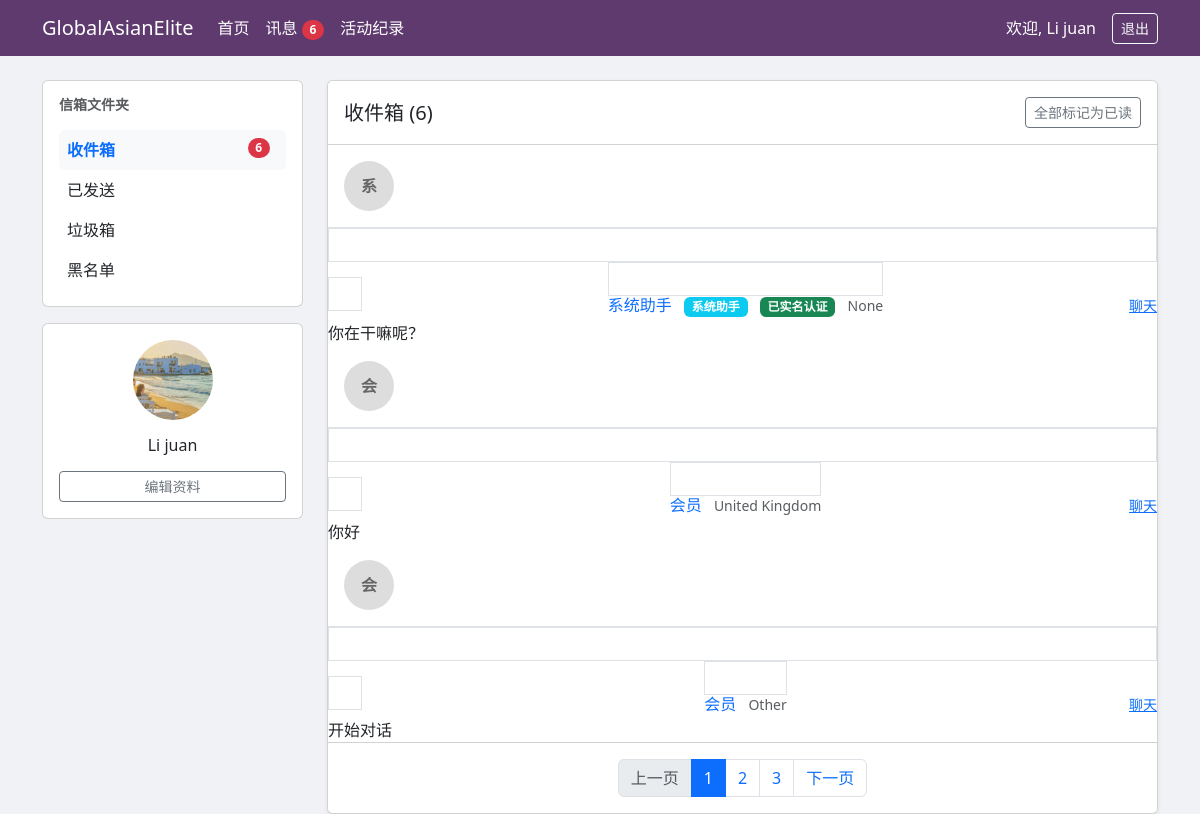
The app's page /messages (signed in) with its own data.
### tables this page shows
CREATE TABLE users (
                id INTEGER PRIMARY KEY AUTOINCREMENT,
                phone TEXT UNIQUE NOT NULL,
                password TEXT NOT NULL,
                gender TEXT,
                age_range TEXT,
                country TEXT,
                created_at TIMESTAMP DEFAULT CURRENT_TIMESTAMP
            , avatar_path TEXT, id_card_path TEXT, is_verified BOOLEAN DEFAULT 0, ip_address TEXT, name TEXT, dob TEXT, state TEXT, city TEXT, hair_color TEXT, eye_color TEXT, height TEXT, weight TEXT, marital_status TEXT, smoking TEXT, match_gender TEXT, match_age_min INTEGER, match_age_max INTEGER, asset_proof_path TEXT, is_ai BOOLEAN DEFAULT 0, last_active_at TIMESTAMP, status TEXT DEFAULT 'pending_upload');

CREATE TABLE messages (
                id INTEGER PRIMARY KEY AUTOINCREMENT,
                sender_id INTEGER NOT NULL,
                receiver_id INTEGER NOT NULL,
                content TEXT NOT NULL,
                created_at TIMESTAMP DEFAULT CURRENT_TIMESTAMP,
                read_at TIMESTAMP NULL
            );

### main.py (the view)
@app.get("/messages", response_class=HTMLResponse)
async def messages_page(request: Request):
    user_id = request.session.get("user_id")
    if not user_id:
        return RedirectResponse(url="/", status_code=303)
    async with aiosqlite.connect(DATABASE) as db:
        await db.execute("UPDATE users SET last_active_at = CURRENT_TIMESTAMP WHERE id = ?", (user_id,))
        await db.commit()
        db.row_factory = aiosqlite.Row
        async with db.execute("SELECT * FROM users WHERE id = ?", (user_id,)) as cursor:
            user = await cursor.fetchone()
        async with db.execute("SELECT id, name, country, avatar_path, is_verified, is_ai FROM users WHERE id != ? ORDER BY id DESC LIMIT 50", (user_id,)) as cursor:
            members = await cursor.fetchall()
        last_msgs = {}
        for m in members:
            async with db.execute(
                """
                SELECT content, created_at, sender_id FROM messages
                WHERE (sender_id = ? AND receiver_id = ?) OR (sender_id = ? AND receiver_id = ?)
                ORDER BY id DESC LIMIT 1
                """,
                (user_id, m["id"], m["id"], user_id)
            ) as cur:
                row = await cur.fetchone()
                last_msgs[m["id"]] = row
    return templates.TemplateResponse("messages.html", {"request": request, "user": user, "members": members, "last_msgs": last_msgs})

### templates/messages.html (shortened to what this page needs)
<!DOCTYPE html>
<html lang="zh-CN">
<head>
    <link href="https://cdn.jsdelivr.net/npm/bootstrap@5.3.0/dist/css/bootstrap.min.css" rel="stylesheet">
</head>
<body>
<nav class="navbar navbar-expand-lg mb-4">
    <div class="container">
        <a class="navbar-brand" href="/dashboard">GlobalAsianElite</a>
        <div class="collapse navbar-collapse">
            <ul class="navbar-nav me-auto">
                <li class="nav-item"><a class="nav-link" href="/dashboard">首页</a></li>
                <li class="nav-item"><a class="nav-link active" href="/messages">讯息 <span class="badge bg-danger rounded-pill">6</span></a></li>
                <li class="nav-item"><a class="nav-link" href="/activity">活动纪录</a></li>
            </ul>
            <span class="navbar-text text-white">
                欢迎, {{ user.name or '会员' }}
            </span>
            <a href="/logout" class="btn btn-outline-light btn-sm ms-3">退出</a>
        </div>
    </div>
</nav>
<div class="container">
    <div class="row">
        <div class="col-md-3">
            <div class="card mb-3">
                <div class="card-body">
                    <h6 class="card-title text-muted mb-3 text-uppercase small fw-bold">信箱文件夹</h6>
                    <div class="list-group list-group-flush">
                        <a href="#" class="list-group-item list-group-item-action active border-0 rounded ps-2 fw-bold text-primary bg-light">
                            收件箱 <span class="badge bg-danger float-end rounded-pill">6</span>
                        </a>
                        <a href="#" class="list-group-item list-group-item-action border-0 ps-2">已发送</a>
                        <a href="#" class="list-group-item list-group-item-action border-0 ps-2">垃圾箱</a>
                        <a href="#" class="list-group-item list-group-item-action border-0 ps-2">黑名单</a>
                    </div>
                </div>
            </div>
            <div class="card mb-3">
                <div class="card-body text-center">
                    {% if user.avatar_path %}
                    <img src="{{ user.avatar_path }}" class="rounded-circle mb-3" style="width: 80px; height: 80px; object-fit: cover;">
                    {% else %}
                    <div class="bg-secondary rounded-circle mb-3 mx-auto d-flex align-items-center justify-content-center" style="width: 80px; height: 80px; color: white; font-size: 1.5rem;">
                        {{ user.name[0] if user.name else '用' }}
                    </div>
                    {% endif %}
                    <h6 class="card-title">{{ user.name or '未设置昵称' }}</h6>
                    <div class="d-grid gap-2 mt-3">
                         <a href="/profile/edit" class="btn btn-outline-secondary btn-sm">编辑资料</a>
                    </div>
                </div>
            </div>
        </div>
        <div class="col-md-9">
            <div class="card shadow-sm">
                <div class="card-header bg-white py-3 d-flex justify-content-between align-items-center">
                    <h5 class="mb-0">收件箱 (6)</h5>
                    <div class="btn-group">
                         <button class="btn btn-outline-secondary btn-sm">全部标记为已读</button>
                    </div>
                </div>
                <div class="list-group list-group-flush">
                    {% for m in members %}
                    <a class="list-group-item message-item d-flex align-items-center p-3 text-decoration-none" href="/chat/{{ m['id'] }}">
                        <div class="me-3">
                            {% if m['avatar_path'] %}
                            <img src="{{ m['avatar_path'] }}" class="rounded-circle" style="width:50px;height:50px;object-fit:cover;">
                            {% else %}
                            <div class="avatar-placeholder">{{ (m['name'] or '会员')[:1] }}</div>
                        {% endif %}
                        </div>
                        <div class="flex-grow-1">
                            <div class="d-flex justify-content-between align-items-baseline">
                                <h6 class="mb-1 {{ 'text-primary' if last_msgs[m['id']] and last_msgs[m['id']][2] != user.id else 'text-dark' }}">
                                    <a href="/member/{{ m['id'] }}" class="text-decoration-none">{{ m['name'] or '会员' }}</a>
                                    {% if m['is_ai'] %}<span class="badge bg-info ms-2">系统助手</span>{% endif %}
                                    {% if m['is_verified'] %}<span class="badge bg-success ms-2">已实名认证</span>{% endif %}
                                    <small class="text-muted fw-normal ms-2">{{ m['country'] }}</small>
                                </h6>
                                <small class="text-muted"><a href="/chat/{{ m['id'] }}">聊天</a></small>
                            </div>
                            <p class="mb-0 message-content text-truncate" style="max-width: 500px;">{{ (last_msgs[m['id']][0] if last_msgs[m['id']] else '开始对话') }}</p>
                        </div>
                    </a>
                    {% endfor %}
                </div>
                <div class="card-footer bg-white text-center py-3">
                    <nav aria-label="Page navigation">
                        <ul class="pagination justify-content-center mb-0">
                            <li class="page-item disabled"><a class="page-link" href="#">上一页</a></li>
                            <li class="page-item active"><a class="page-link" href="#">1</a></li>
                            <li class="page-item"><a class="page-link" href="#">2</a></li>
                            <li class="page-item"><a class="page-link" href="#">3</a></li>
                            <li class="page-item"><a class="page-link" href="#">下一页</a></li>
                        </ul>
                    </nav>
                </div>
            </div>
        </div>
    </div>
</div>
</body>
</html>

### templates/messages.html (style rules this page uses)
:root { --primary-purple: #5e3a6e; }
body { background-color: #f0f2f5; }
.navbar { background-color: var(--primary-purple); }
.navbar-brand, .nav-link { color: white !important; }
.message-item { cursor: pointer; transition: background-color 0.2s; }
.avatar-placeholder { width: 50px; height: 50px; background-color: #ddd; border-radius: 50%; display: flex; align-items: center; justify-content: center; font-weight: bold; color: #666; }

### records on screen
users: name "Li juan", avatar_path (picture)
users: name "系", name "系统助手", is_ai "系统助手", is_verified "已实名认证", country "None"
messages: content "你在干嘛呢？"
users: name "会", m "会员", country "United Kingdom"
messages: content "你好"
users: name "会", m "会员", country "Other", id "开始对话"
